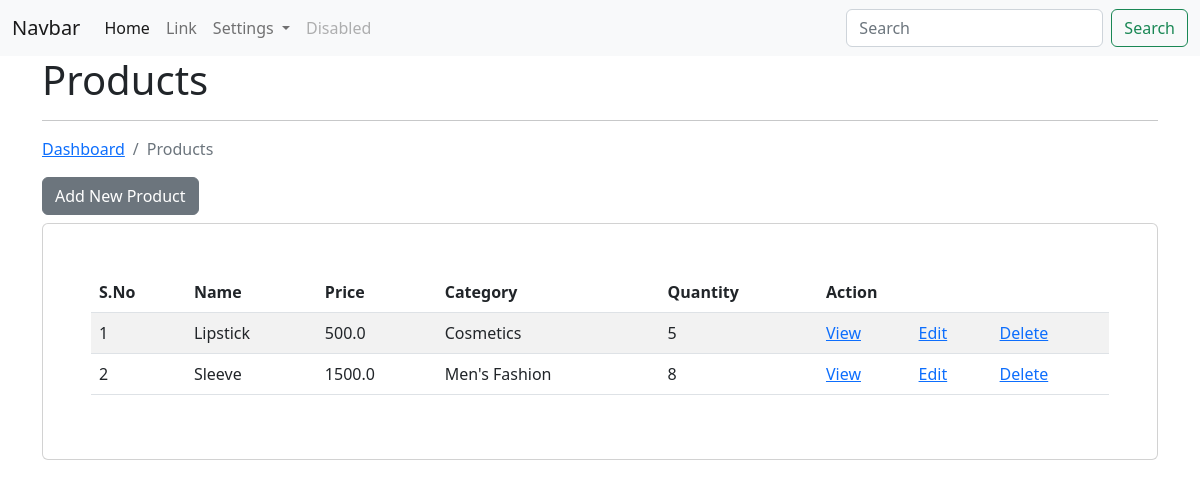
Before: /ecom/products/ (signed in) with the older database file.
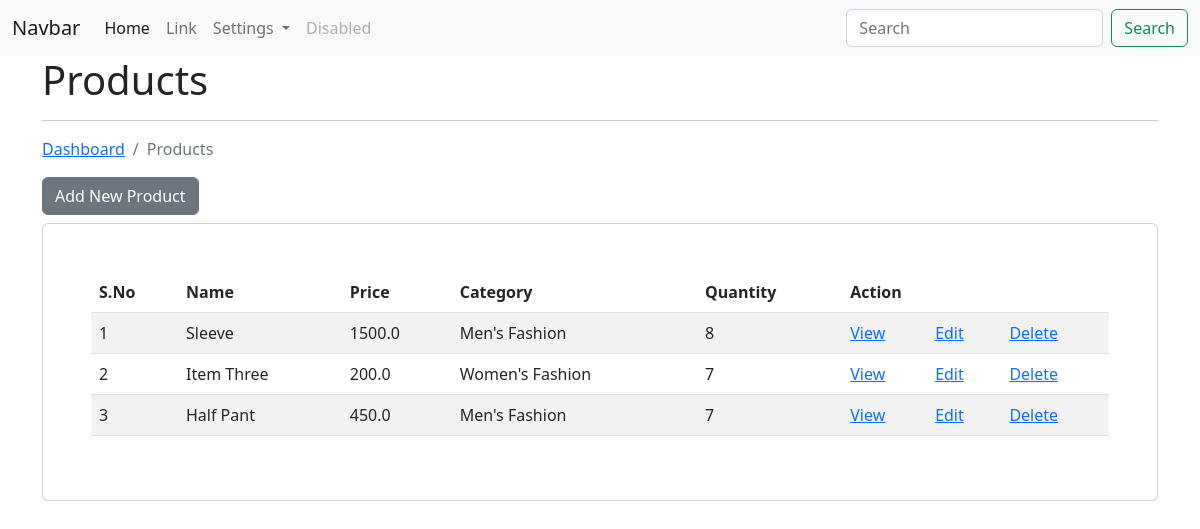
After: the same page with the newer database file.
### app_ecom/models.py (models this page shows, shortened)
class Product(models.Model):
    title = models.CharField(max_length=200)
    desc = models.CharField(max_length=200)
    category = models.ForeignKey(Category, on_delete=models.CASCADE)
    price = models.FloatField()
    image = models.FileField(null=True, blank=True)
    quantity = models.IntegerField()
    discount = models.FloatField()
    cod = models.CharField(max_length=100)
    user = models.ForeignKey(User, on_delete=models.CASCADE)
    class Meta:
        db_table = 'app_products'

class Category(models.Model):
    category_name = models.CharField(max_length=200)
    def __str__(self):
        return self.category_name
    class Meta:
        db_table = 'app_categories'

### app_ecom/views.py (the view)
# urls.py: path('products/', views.product_index, name='list-product'),
@login_required(login_url='/authentication/login/')
def product_index(request):
    products = Product.objects.filter(user=request.user)
    context = {"data": products}
    return render(request, 'products/product_index.html', context)

### templates/products/product_index.html (shortened to what this page needs)
{% extends "layouts/master.html" %}
{% block content %}
    <div class="container">
        <h1>Products</h1>
        <hr>
        <nav aria-label="breadcrumb">
            <ol class="breadcrumb">
              <li class="breadcrumb-item"><a href="{% url 'dashboard' %}">Dashboard</a></li>
              <li class="breadcrumb-item active">Products</li>
            </ol>
        </nav>
        <a href="{% url 'add-product' %}" class="btn btn-secondary mb-2">Add New Product</a>
        <div class="card p-5">
            <table class="table table-striped table-hover">
                <thead>
                    <tr>
                        <th>S.No</th>
                        <th>Name</th>
                        <th>Price</th>
                        <th>Category</th>
                        <th>Quantity</th>
                        <th colspan="3">Action</th>
                    </tr>
                </thead>
                <tbody>
                    {% for val in data %}
                    <tr>
                        <td>{{ forloop.counter }}</td>
                        <td>{{ val.title }}</td>
                        <td>{{ val.price }}</td>
                        <td>{{ val.category }}</td>
                        <td>{{ val.quantity }}</td>
                        <td><a href="{% url 'view-product' val.id %}">View</a></td>
                        <td><a href="{% url 'edit-product' val.id %}">Edit</a></td>
                        <td><a href="{% url 'delete-product' val.id %}">Delete</a></td>
                    </tr>
                    {% endfor %}
                </tbody>
            </table>
        </div>
    </div>
{% endblock content %}

### templates/layouts/master.html (shortened to what this page needs)
<!doctype html>
<html lang="en">
<head>
    <link href="https://cdn.jsdelivr.net/npm/bootstrap@5.2.3/dist/css/bootstrap.min.css" rel="stylesheet"
>
    </head>
<body>
    <nav class="navbar navbar-expand-lg bg-light">
        <div class="container-fluid">
            <a class="navbar-brand" href="#">Navbar</a>
            <div class="collapse navbar-collapse" id="navbarSupportedContent">
                <ul class="navbar-nav me-auto mb-2 mb-lg-0">
                    <li class="nav-item">
                        <a class="nav-link active" aria-current="page" href="#">Home</a>
                    </li>
                    <li class="nav-item">
                        <a class="nav-link" href="#">Link</a>
                    </li>
                    <li class="nav-item dropdown">
                        <a class="nav-link dropdown-toggle" href="#" role="button" data-bs-toggle="dropdown"
                            aria-expanded="false">
                            Settings
                        </a>
                    </li>
                    <li class="nav-item">
                        <a class="nav-link disabled">Disabled</a>
                    </li>
                </ul>
                <form class="d-flex" role="search">
                    <input class="form-control me-2" type="search" placeholder="Search" aria-label="Search">
                    <button class="btn btn-outline-success" type="submit">Search</button>
                </form>
            </div>
        </div>
    </nav>
    {% block content %}
    {% endblock %}
</body>
</html>

Changed rows visible on the page:
removed Product: title "Lipstick", price "500.0", category "Cosmetics", quantity "5"
added Product: title "Item Three", price "200.0", category "Women's Fashion", quantity "7"
added Product: title "Half Pant", price "450.0", category "Men's Fashion", quantity "7"
